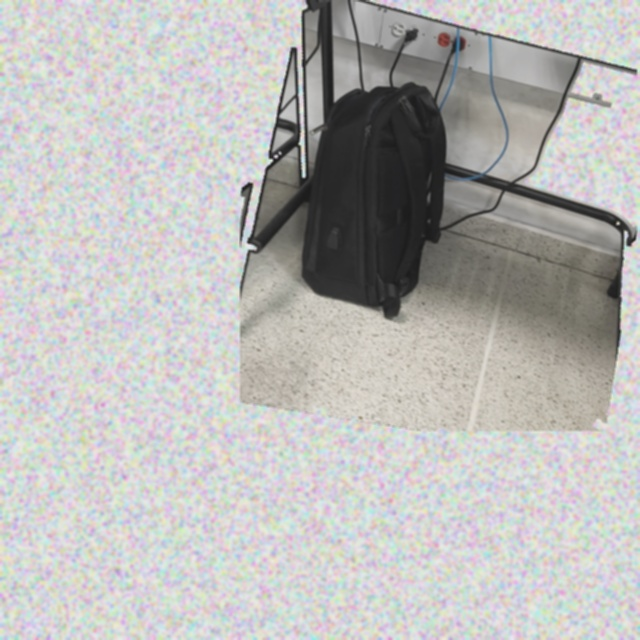
#> input picture inventario/dataset_synthetic/images/train/synthetic_train_00690.jpg, 640 x 640 px
$ python -i 02_generar_dataset_sintetico.py   (imports and definitions only)
#> lines starting #> are read from the running program, lines starting #| are printed output that depends on the picture; after the words box and inside, x2 and y2 are one past the last pixel; in counts of white or black regions, pixels touching at a corner belong together
#!/usr/bin/env python3
"""
Generador de Dataset Sintético con Múltiples Objetos por Imagen
Técnica: Copy-Paste con variaciones aleatorias

Este script resuelve el problema de que el modelo solo detecta 1 objeto por imagen.
Genera imágenes sintéticas con 2-8 objetos por imagen, con variaciones de:
- Posición, escala, rotación
- Iluminación y color
- Solapes parciales
- Fondos variados

Autor: Álvaro Zarabanda - 20251595006
"""

import cv2
import numpy as np
from pathlib import Path
import random
from tqdm import tqdm
import albumentations as A
from collections import defaultdict
import shutil

# ==================== CONFIGURACIÓN ====================

PROCESSED_DIR = Path("../objetos-salon/processed")
OUTPUT_DIR = Path("dataset_synthetic")
BACKGROUNDS_DIR = Path("backgrounds")  # Opcional: fondos personalizados

# Parámetros de generación
NUM_TRAIN_IMAGES = 3000  # Número de imágenes de entrenamiento a generar
NUM_VAL_IMAGES = 750     # Número de imágenes de validación
MIN_OBJECTS_PER_IMAGE = 2
MAX_OBJECTS_PER_IMAGE = 8
IMG_SIZE = 640

# Clases (sin 'nada')
CLASSES = {
    'cpu': 0,
    'mesa': 1,
    'mouse': 2,
    'pantalla': 3,
    'silla': 4,
    'teclado': 5
}

# Probabilidad de cada clase por imagen (simula distribución de salón real)
CLASS_PROBABILITIES = {
    'cpu': 0.8,       # 80% de las imágenes tendrán CPUs
    'mesa': 0.7,      # 70% tendrán mesas
    'mouse': 0.85,    # 85% tendrán mouses
    'pantalla': 0.8,  # 80% tendrán pantallas
    'silla': 0.9,     # 90% tendrán sillas
    'teclado': 0.85   # 85% tendrán teclados
}

# ==================== FUNCIONES AUXILIARES ====================

def load_object_with_mask(image_path):
    """
    Carga un objeto y extrae su máscara usando segmentación automática

    Returns:
        object_img: Imagen del objeto (con canal alpha si es posible)
        mask: Máscara binaria del objeto
        bbox: Bounding box del objeto [x, y, w, h]
    """
    img = cv2.imread(str(image_path))
#> img is the input picture: shape (640, 640, 3); mean B, G, R 184, 185.8, 186.6
    if img is None:
        return None, None, None

    # Convertir a escala de grises para detección
    gray = cv2.cvtColor(img, cv2.COLOR_BGR2GRAY)
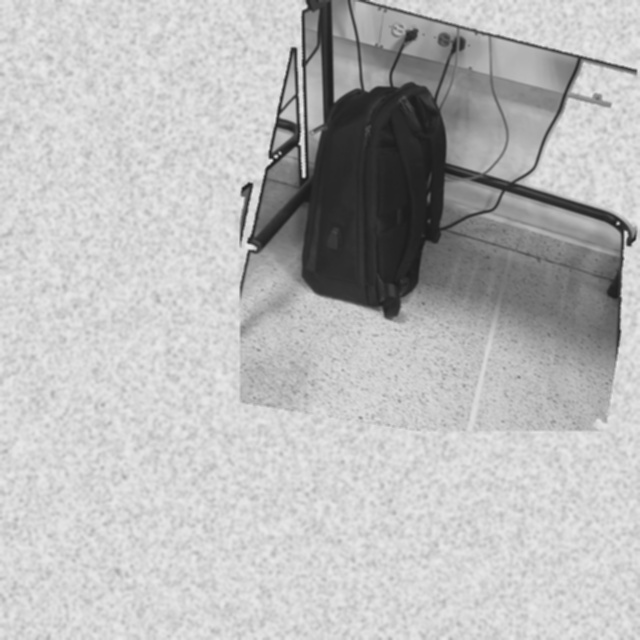
#> gray: shape (640, 640); min 27, max 235, mean 185.9

    # Usar Canny + dilatación para encontrar el objeto
    edges = cv2.Canny(gray, 50, 150)
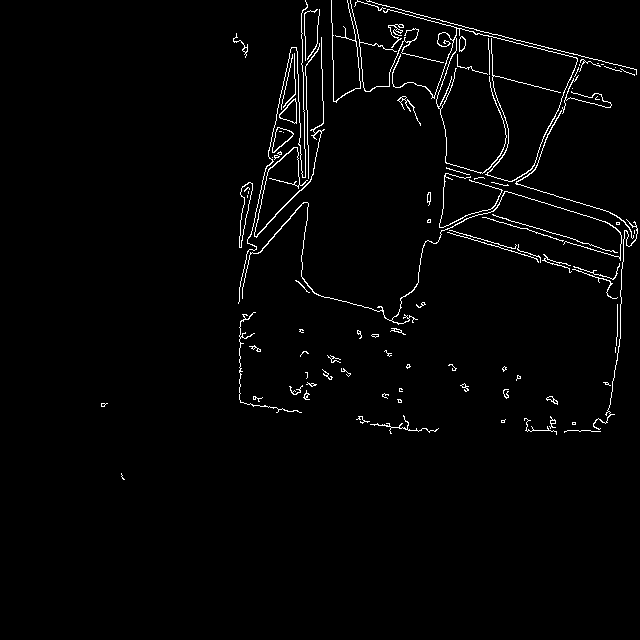
#> edges: shape (640, 640); 2% white in thin lines or dots, all inside (x1, y1, x2, y2) = (101, 0, 638, 480)
    kernel = np.ones((5, 5), np.uint8)
    edges = cv2.dilate(edges, kernel, iterations=2)
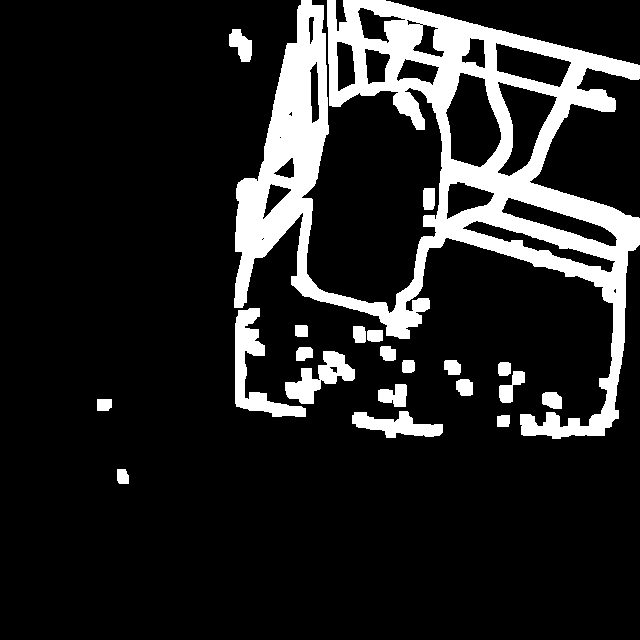
#> edges: shape (640, 640); 14.5% white; 21 white regions

    # Encontrar contornos
    contours, _ = cv2.findContours(edges, cv2.RETR_EXTERNAL, cv2.CHAIN_APPROX_SIMPLE)
#> contours = 21 contours; largest, box (x1, y1, x2, y2) and area: (234, 0, 640, 439) 65244, (235, 308, 306, 417) 2230, (285, 351, 355, 404) 1496, (352, 411, 443, 438) 1219, (229, 29, 252, 62) 442

    if not contours:
        # Si no encuentra contornos, usar toda la imagen
        mask = np.ones(gray.shape, dtype=np.uint8) * 255
        h, w = img.shape[:2]
        bbox = [0, 0, w, h]
    else:
        # Tomar el contorno más grande
        largest_contour = max(contours, key=cv2.contourArea)
#> largest_contour = contour of 1187 points, box (x1, y1, x2, y2) (234, 0, 640, 439), area 65244

        # Crear máscara
        mask = np.zeros(gray.shape, dtype=np.uint8)
        cv2.drawContours(mask, [largest_contour], -1, 255, -1)
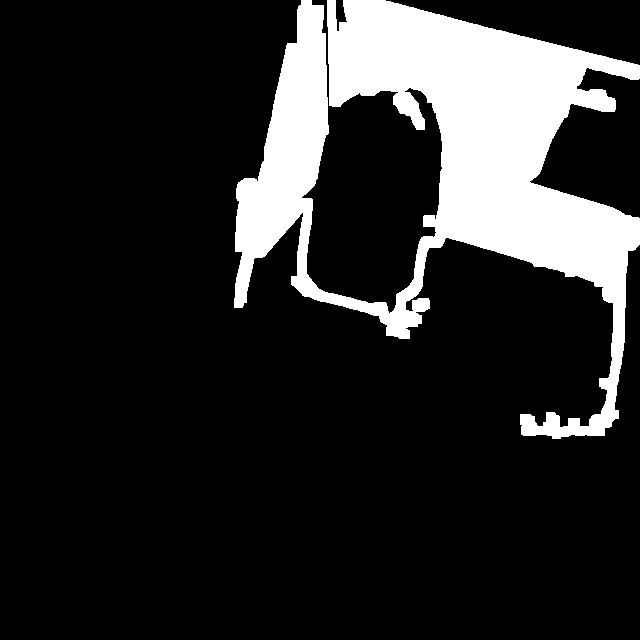
#> mask: shape (640, 640); 16.3% white; 1 white region, box (x1, y1, x2, y2) and area: (234, 0, 640, 439) 66921

        # Aplicar morfología para suavizar
        mask = cv2.morphologyEx(mask, cv2.MORPH_CLOSE, kernel)
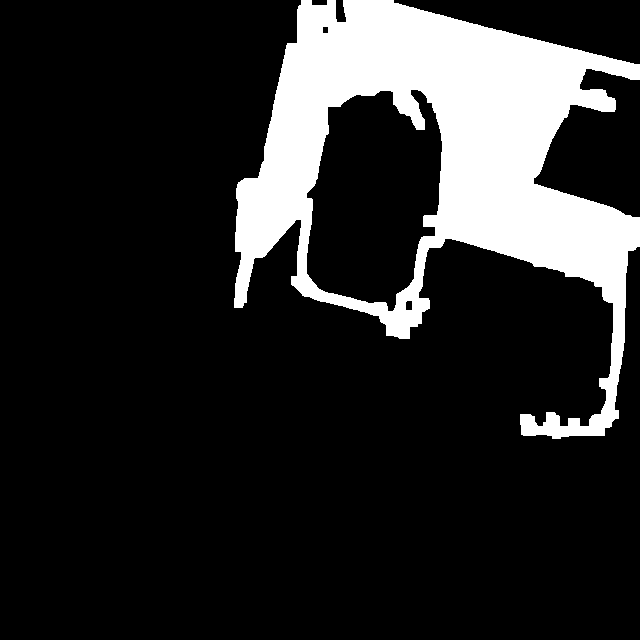
#> mask: shape (640, 640); 16.4% white; 1 white region, box (x1, y1, x2, y2) and area: (234, 0, 640, 439) 67374
        mask = cv2.morphologyEx(mask, cv2.MORPH_OPEN, kernel)

        # Obtener bounding box
        x, y, w, h = cv2.boundingRect(largest_contour)
#> x = 234; y = 0; w = 406; h = 439
        bbox = [x, y, w, h]
#> bbox = [234, 0, 406, 439]

    return img, mask, bbox


# [463 lines left out: functions extract_object, augment_object, create_background, paste_object_on_background, check_overlap, generate_synthetic_image and 4 more, not called in this run]


# [2 lines not run here, left out]

>>> result = load_object_with_mask('dataset_synthetic/images/train/synthetic_train_00690.jpg')
